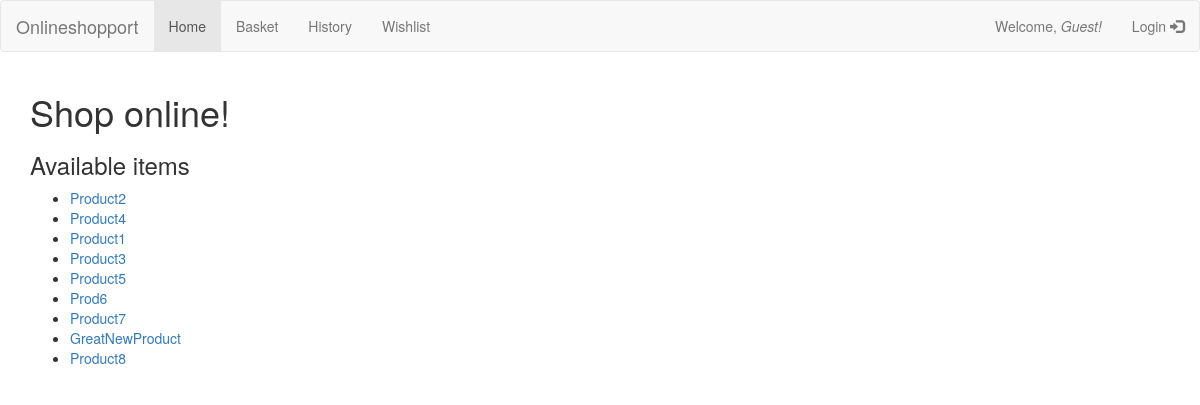
The page / on the database its author committed.
### osp/models.py (models this page shows, shortened)
class Item(models.Model):
    name = models.CharField(max_length=50)
    cost = models.IntegerField()
    discount = models.SmallIntegerField(default=0)
    available = models.IntegerField(default=1)
    purchase_quantity = models.IntegerField(default=0)
    listed = models.BooleanField(default=True)
    basket = models.ManyToManyField(Basket)
    wishlist = models.ManyToManyField(Wishlist)
    seller = models.CharField(max_length=50, null=True)

### osp/views.py (the view)
# urls.py: url(r'^$', views.index, name='index'),
def index(request):
    if request.user.has_perm('osp.change_item'):
        item_list = Item.objects.filter(listed=True, seller=request.user.username)
    else:
        item_list = Item.objects.filter(listed=True)
    context = {'item_list': item_list}
    return render(request, 'osp/index.html',context)

### osp/templates/osp/index.html (shortened to what this page needs)
{% extends "osp/base.html" %}
{% block content %}
<h1>Shop online!</h1>
{% if perms.osp.add_item %}
    <h3>Your items</h3>
{% else %}
    <h3>Available items</h3>
{% endif %}
{% if item_list %}
    <ul>
    {% for item in item_list %}
    <li><a href="{% url 'osp:detail' item.name %}">{{ item.name }}</a></li>
    {% endfor %}
    </ul>
{% else %}
    <p>Stock empty.</p>
{% endif %}
{% endblock %}

### rows shown on the page
Item: name "Product2"
Item: name "Product4"
Item: name "Product1"
Item: name "Product3"
Item: name "Product5"
Item: name "Prod6"
Item: name "Product7"
Item: name "GreatNewProduct"
Item: name "Product8"
